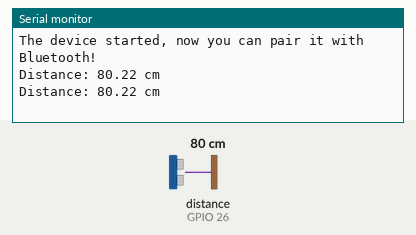
A sketch run on a simulated ESP32. Parts: the last lines printed to the serial monitor. Wiring (inferred from the names in the program): ultrasonic range finder: trigger GPIO 25; echo GPIO 26. The inputs (shaded band) are chosen by the test bench; at power-on: distance to the obstacle (sensor on GPIO 26) 80 cm. The echo pulse lasts 58.3 µs per cm; nothing arrives over Bluetooth unless stated.

Above: at 3.2 s.
3.3 s: distance to the obstacle (sensor on GPIO 26) set to 2 cm
At 4.6 s:
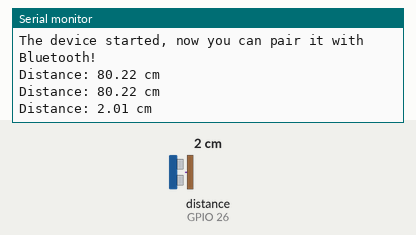
4.8 s: distance to the obstacle (sensor on GPIO 26) set to 4 cm
At 5.7 s:
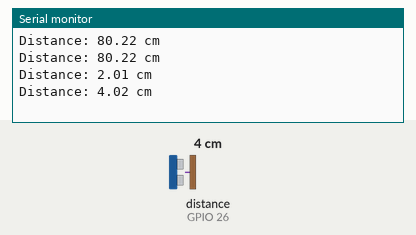
Timing chart, 0 to 7.8 s (numbered marks = the images above; inputs shaded):
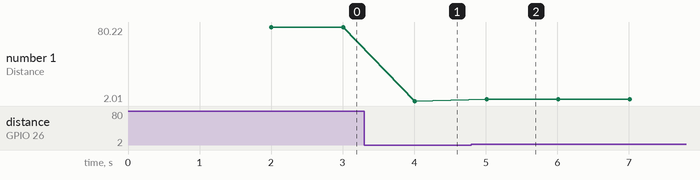

Measured:
- after the input at 3.3 s, the serial monitor: prints a new line after 0.71 s (image 1)
- after the input at 4.8 s, the serial monitor: prints a new line after 0.21 s (image 2)
- plotted number 1: 80.22 → 2.01 after the input at 3.3 s, 2.01 → 4.02 after the input at 4.8 s

The sketch:

UltraSonic_Bluetooth.ino
```cpp
#include "BluetoothSerial.h"

BluetoothSerial SerialBT;

#define TRIG_PIN 25
#define ECHO_PIN 26

void setup() {
  Serial.begin(115200);
  SerialBT.begin("ESP32_BT");
  Serial.println("The device started, now you can pair it with Bluetooth!");


  pinMode(TRIG_PIN, OUTPUT);
  pinMode(ECHO_PIN, INPUT);

  digitalWrite(TRIG_PIN, LOW);
  delay(2000);
}

void loop() {

  digitalWrite(TRIG_PIN, LOW);
  delayMicroseconds(2);
  digitalWrite(TRIG_PIN, HIGH);
  delayMicroseconds(10);
  digitalWrite(TRIG_PIN, LOW);

  long duration = pulseIn(ECHO_PIN, HIGH);
  float distance = (duration / 2.0) * 0.0344;


  Serial.print("Distance: ");
  Serial.print(distance);
  Serial.println(" cm");


  if (SerialBT.hasClient()) {
    SerialBT.print("Distance: ");
    SerialBT.print(distance);
    SerialBT.println(" cm");
  }

  delay(1000);
}
```
